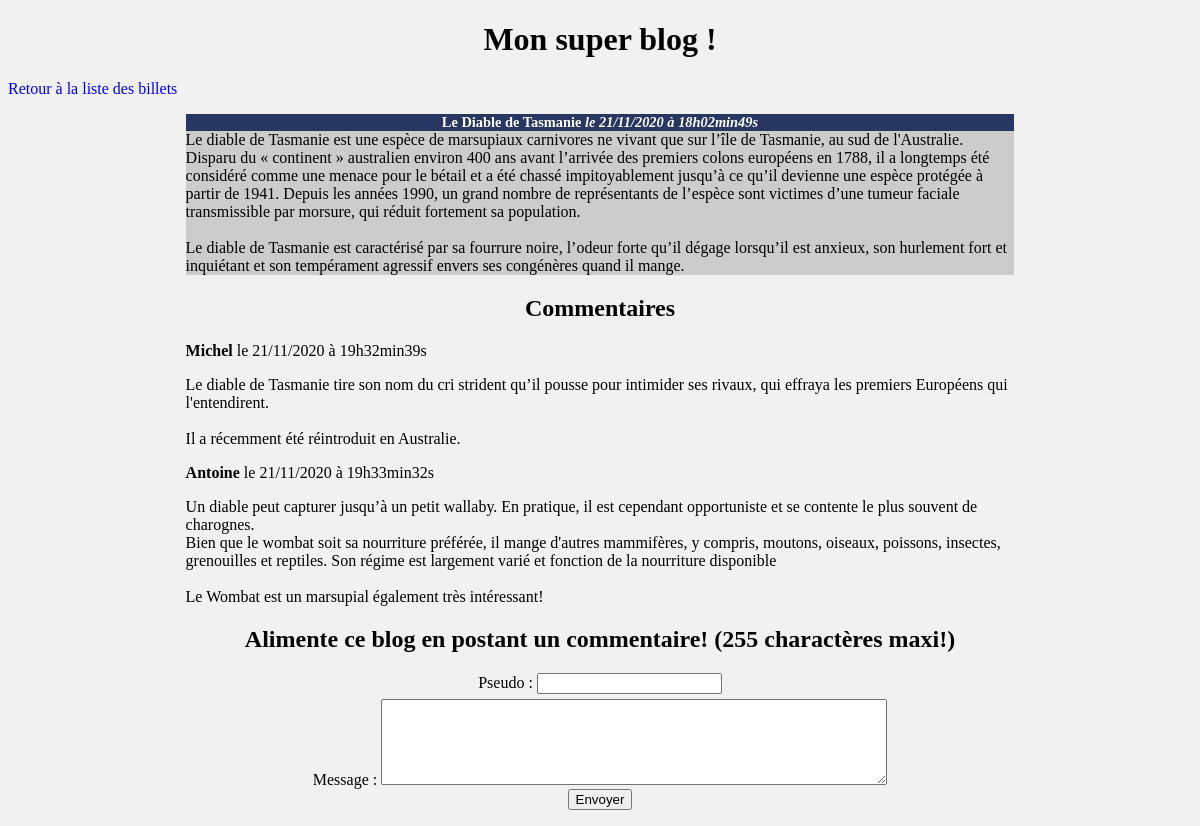
Page /commentaires.php?billet=4 on the committed database.
### tables this page shows
CREATE TABLE `billets_blog` (
  `id` int(11) NOT NULL,
  `titre` varchar(255) NOT NULL,
  `contenu` text NOT NULL,
  `date_creation` datetime NOT NULL
);

CREATE TABLE `commentaires_blog` (
  `id` int(11) NOT NULL,
  `auteur` varchar(255) NOT NULL,
  `commentaire` text NOT NULL,
  `id_billet` int(11) NOT NULL,
  `date_commentaire` datetime NOT NULL DEFAULT CURRENT_TIMESTAMP
);

### commentaires.php (the view, shortened to what this page needs)
<!DOCTYPE html>
<html>
<head>
  <link rel="stylesheet" href="blog.css">
</head>
<body>
  <h1>Mon super blog !</h1>
  <p><a href="index.php">Retour à la liste des billets</a></p>
  <?php
  try
  {
    $bdd = new PDO('mysql:host=localhost;dbname=minichat;charset=utf8', 'root', 'root');
  }
  catch(Exception $e)
  {
    die('Erreur : '.$e->getMessage());
  }
  $req = $bdd->prepare('SELECT id, titre, contenu, DATE_FORMAT(date_creation, \'%d/%m/%Y à %Hh%imin%ss\') AS date_creation_fr FROM billets_blog WHERE id = ?');
  $req->execute([$_GET['billet']]);
  $donnees = $req->fetch();
  ?>
  <div class="news">
    <h3>
      <?php echo htmlspecialchars($donnees['titre']); ?>
      <em>le <?php echo $donnees['date_creation_fr']; ?></em>
    </h3>
    <p>
      <?php
      echo nl2br(htmlspecialchars($donnees['contenu']));
      ?>
    </p>
  </div>
  <h2>Commentaires</h2>
  <div>
    <?php
    $req = $bdd->prepare('SELECT auteur, commentaire, DATE_FORMAT(date_commentaire, \'%d/%m/%Y à %Hh%imin%ss\') AS date_commentaire_fr FROM commentaires_blog WHERE id_billet = ? ORDER BY date_commentaire');
    $req->execute([$_GET['billet']]);
    while ($donnees = $req->fetch())
    {
      ?>
      <p><strong><?php echo htmlspecialchars($donnees['auteur']); ?></strong> le <?php echo $donnees['date_commentaire_fr']; ?></p>
      <p><?php echo nl2br(htmlspecialchars($donnees['commentaire'])); ?></p>
      <?php
    }
    ?>
  </div>
  <h2>Alimente ce blog en postant un commentaire! (255 charactères maxi!)</h2>
  <form action="commentaires_post.php?billet=<?php echo $_GET['billet']; ?>" method="post">
    <p>
      <label for="pseudo">Pseudo :</label> <input type="text" name="pseudo" id="pseudo"><br>
      <label for="message">Message :</label>  <textarea name="message" rows="7" cols="40" id="message" maxlength="255" style="width:500px; height:80px; margin-top:5px;"></textarea><br>
      <input type="submit" value="Envoyer">
    </p>
  </form>
</body>
</html>

### blog.css (style rules this page uses)
body { background: #f1f1f1; }
h1, h2, h3 { text-align:center; }
h3 { background-color:rgb(40, 55, 97); color:white; font-size:0.9em; margin-bottom:0px; }
form { text-align: center; }
.news p { background-color:#CCCCCC; margin-top:0px; }
.news, div { width:70%; margin:auto; }
a { text-decoration: none; color: blue; }

### rows in the picture
billets_blog: titre "Le Diable de Tasmanie", contenu "Le diable de Tasmanie est une espèce de marsupiaux carnivores ne vivant que sur l’île de Tasmanie, au sud de l'Australie. Disparu du « continent » australien environ 400 ans avant l’arrivée des premiers colons européens en 1788, il a longtemps été considéré comme une menace pour le bétail et a été chassé impitoyablement jusqu’à ce qu’il devienne une espèce protégée à partir de 1941. Depuis les années 1990, un grand nombre de représentants de l’espèce sont victimes d’une tumeur faciale transmissible par morsure, qui réduit fortement sa population. Le diable de Tasmanie est caractérisé par sa fourrure noire, l’odeur forte qu’il dégage lorsqu’il est anxieux, son hurlement fort et inquiétant et…"
commentaires_blog: auteur "Michel", date_commentaire_fr "21/11/2020 à 19h32min39s", commentaire "Le diable de Tasmanie tire son nom du cri strident qu’il pousse pour intimider ses rivaux, qui effraya les premiers Européens qui l'entendirent. Il a récemment été réintroduit en Australie."
commentaires_blog: auteur "Antoine", date_commentaire_fr "21/11/2020 à 19h33min32s", commentaire "Un diable peut capturer jusqu’à un petit wallaby. En pratique, il est cependant opportuniste et se contente le plus souvent de charognes. Bien que le wombat soit sa nourriture préférée, il mange d'autres mammifères, y compris, moutons, oiseaux, poissons, insectes, grenouilles et reptiles. Son régime est largement varié et fonction de la nourriture disponible Le Wombat est un marsupial également très intéressant!"

### other values in the picture
$donnees['date_creation_fr'] "21/11/2020 à 18h02min49s"
